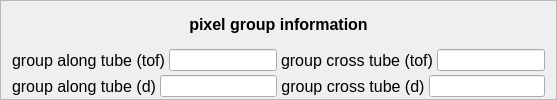
    <widget class="QFrame" name="frame_8">
     <property name="sizePolicy">
      <sizepolicy hsizetype="Preferred" vsizetype="Fixed">
       <horstretch>0</horstretch>
       <verstretch>0</verstretch>
      </sizepolicy>
     </property>
     <property name="styleSheet">
      <string notr="true">QFrame#frame_8 {
	background-color: rgb(248, 254, 255);
	border: 2px solid rgb(205, 255, 255);
}</string>
     </property>
     <property name="frameShape">
      <enum>QFrame::StyledPanel</enum>
     </property>
     <property name="frameShadow">
      <enum>QFrame::Raised</enum>
     </property>
     <layout class="QVBoxLayout" name="verticalLayout_8">
      <property name="spacing">
       <number>4</number>
      </property>
      <property name="topMargin">
       <number>2</number>
      </property>
      <property name="bottomMargin">
       <number>2</number>
      </property>
      <item>
       <widget class="QLabel" name="label_25">
        <property name="font">
         <font>
          <family>Arial</family>
          <pointsize>12</pointsize>
          <weight>75</weight>
          <bold>true</bold>
         </font>
        </property>
        <property name="text">
         <string>pixel group information</string>
        </property>
        <property name="alignment">
         <set>Qt::AlignCenter</set>
        </property>
       </widget>
      </item>
      <item>
       <layout class="QHBoxLayout" name="horizontalLayout_22">
        <item>
         <widget class="QLabel" name="label_30">
          <property name="font">
           <font>
            <family>Arial</family>
            <pointsize>12</pointsize>
            <weight>50</weight>
            <bold>false</bold>
           </font>
          </property>
          <property name="text">
           <string>group along tube (tof)</string>
          </property>
          <property name="alignment">
           <set>Qt::AlignCenter</set>
          </property>
         </widget>
        </item>
        <item>
         <widget class="QLineEdit" name="group_along_tof"/>
        </item>
        <item>
         <widget class="QLabel" name="label_31">
          <property name="font">
           <font>
            <family>Arial</family>
            <pointsize>12</pointsize>
            <weight>50</weight>
            <bold>false</bold>
           </font>
          </property>
          <property name="text">
           <string>group cross tube (tof)</string>
          </property>
          <property name="alignment">
           <set>Qt::AlignCenter</set>
          </property>
         </widget>
        </item>
        <item>
         <widget class="QLineEdit" name="group_cross_tof"/>
        </item>
       </layout>
      </item>
      <item>
       <layout class="QHBoxLayout" name="horizontalLayout_23">
        <item>
         <widget class="QLabel" name="label_32">
          <property name="font">
           <font>
            <family>Arial</family>
            <pointsize>12</pointsize>
            <weight>50</weight>
            <bold>false</bold>
           </font>
          </property>
          <property name="text">
           <string>group along tube (d)</string>
          </property>
          <property name="alignment">
           <set>Qt::AlignCenter</set>
          </property>
         </widget>
        </item>
        <item>
         <widget class="QLineEdit" name="group_along_d"/>
        </item>
        <item>
         <widget class="QLabel" name="label_33">
          <property name="font">
           <font>
            <family>Arial</family>
            <pointsize>12</pointsize>
            <weight>50</weight>
            <bold>false</bold>
           </font>
          </property>
          <property name="text">
           <string>group cross tube (d)</string>
          </property>
          <property name="alignment">
           <set>Qt::AlignCenter</set>
          </property>
         </widget>
        </item>
        <item>
         <widget class="QLineEdit" name="group_cross_d"/>
        </item>
       </layout>
      </item>
     </layout>
    </widget>
